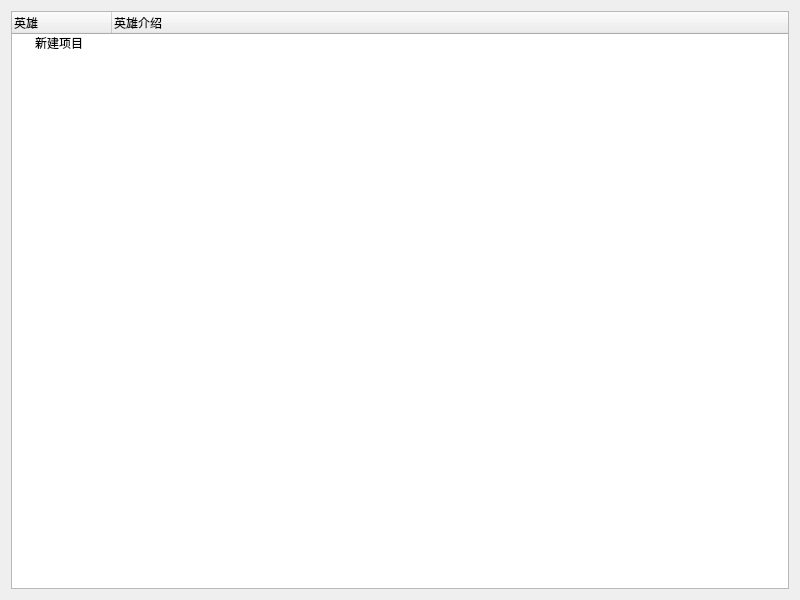
<?xml version="1.0" encoding="UTF-8"?>
<ui version="4.0">
 <class>Widget</class>
 <widget class="QWidget" name="Widget">
  <property name="geometry">
   <rect>
    <x>0</x>
    <y>0</y>
    <width>800</width>
    <height>600</height>
   </rect>
  </property>
  <property name="windowTitle">
   <string>Widget</string>
  </property>
  <layout class="QVBoxLayout" name="verticalLayout">
   <item>
    <widget class="QTreeWidget" name="treeWidget">
     <column>
      <property name="text">
       <string>英雄</string>
      </property>
     </column>
     <column>
      <property name="text">
       <string>英雄介绍</string>
      </property>
     </column>
     <column>
      <property name="text">
       <string/>
      </property>
     </column>
     <column>
      <property name="text">
       <string/>
      </property>
     </column>
     <item>
      <property name="text">
       <string>新建项目</string>
      </property>
      <property name="text">
       <string/>
      </property>
      <property name="text">
       <string/>
      </property>
      <property name="text">
       <string/>
      </property>
     </item>
    </widget>
   </item>
  </layout>
 </widget>
 <resources/>
 <connections/>
</ui>
